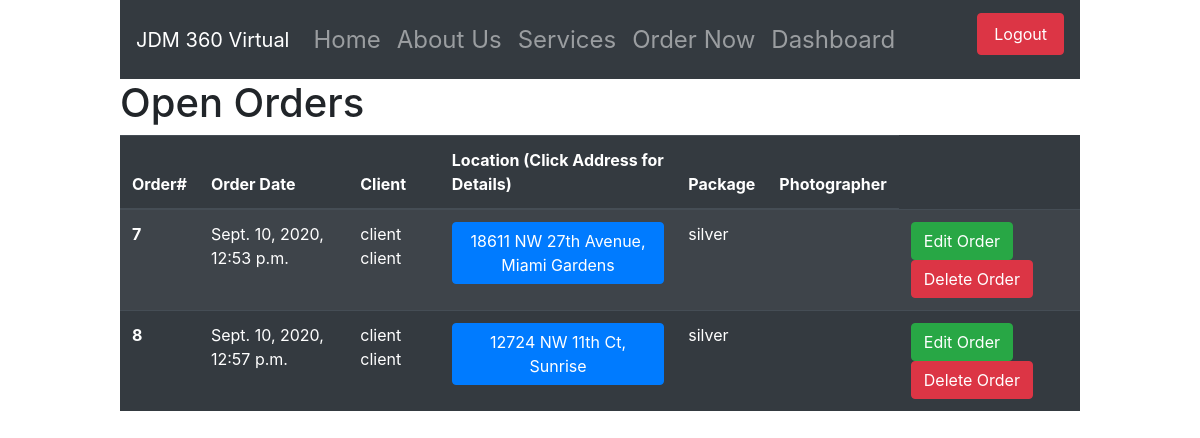
The page /client (signed in) on the database its author committed.
### jdm360/models.py (models this page shows)
class Orders(models.Model):
    location = models.ForeignKey(Locations, related_name='order', on_delete=models.CASCADE)
    package = models.CharField(max_length=25)
    orderdate = models.DateTimeField()
    comments = models.CharField(max_length=255)
    client = models.ForeignKey(Users, related_name="order", on_delete=models.CASCADE)
    photographer = models.CharField(max_length=255)
    status = models.CharField(max_length=25, default='Open')
    created_at = models.DateTimeField(auto_now_add=True)
    updated_at = models.DateTimeField(auto_now=True)

class Users(models.Model):
    fname = models.CharField(max_length=45)
    lname = models.CharField(max_length=45)
    email = models.EmailField()
    password = models.CharField(max_length=155)
    classification = models.CharField(max_length=100, default="client")
    created_at = models.DateTimeField(auto_now_add=True)
    updated_at = models.DateTimeField(auto_now=True)
    objects = UserManager()

class Locations(models.Model):
    address = models.CharField(max_length=255)
    city = models.CharField(max_length=100)
    state = models.CharField(max_length=2)
    zipcode = models.IntegerField()
    created_at = models.DateTimeField(auto_now_add=True)
    updated_at = models.DateTimeField(auto_now=True)

### jdm360/views.py (the view)
# urls.py: path('client', views.client),
def client(request):
    if Users.objects.get(id=request.session['user_id']).classification == 'client':
        context = {
            'all_orders' : Orders.objects.filter(client=Users.objects.get(id=request.session['user_id'])).order_by('orderdate'),
        }
        return render(request, 'client.html', context)
    return render(request,'index.html')

### jdm360/templates/client.html (shortened to what this page needs)
<!DOCTYPE html>
<html lang="en">
<head>
  <link rel="stylesheet" href="https://stackpath.bootstrapcdn.com/bootstrap/4.5.2/css/bootstrap.min.css"
>
  {% load static %}
  <link rel="stylesheet" href="{% static 'css/styles.css' %}">
</head>
<body>
  <div class="bodywrapper">
      {% if request.session.name is defined %}
              {% include 'loginheader.html' %}
          {% else %}
              {% include 'header.html' %}
      {% endif %}
              <table class="table table-striped table-dark" id="ordertable">
          <h1>Open Orders</h1>
          <thead>
              <tr>
                  <th scope="col">Order#</th>
                  <th scope="col">Order Date</th>
                  <th scope="col">Client</th>
                  <th scope="col">Location (Click Address for Details)</th>
                  <th scope="col">Package</th>
                  <th scope="col">Photographer</th>
              </tr>
          </thead>
          <tbody>
              {% for order in all_orders %}
              {% if order.status != 'Closed' %}
              <tr>
                  <th scope="row">{{order.id}}</td>
                  <td>{{order.orderdate}}</td>
                  <td>{{order.client.fname}} {{order.client.lname}}</td>
                  <td><a href="/view/{{order.id}}"><b class="btn btn-primary">{{order.location.address}}, {{order.location.city}}</b></a></td>
                  <td>{{order.package}}</td>
                  <td>{{order.photographer}}</td>
                  <td>
                      <a href="/edit/{{order.id}}"><b class="btn btn-success">Edit Order</b></a>
                      <a href="/deleteorder/{{order.id}}"><b class="btn btn-danger">Delete Order</b></a>
                  </td>
                  {% endif %}
                  {% endfor %}
              </tr>
          </tbody>
      </table>

### jdm360/static/css/styles.css (style rules this page uses)
.bodywrapper { width: 80%; margin: auto; }

### rows shown on the page
Orders: id "7", orderdate "Sept. 10, 2020, 12:53 p.m.", client.fname "client", client.lname "client", location.address "18611 NW 27th Avenue", location.city "Miami Gardens", package "silver"
Orders: id "8", orderdate "Sept. 10, 2020, 12:57 p.m.", client.fname "client", client.lname "client", location.address "12724 NW 11th Ct", location.city "Sunrise", package "silver"
